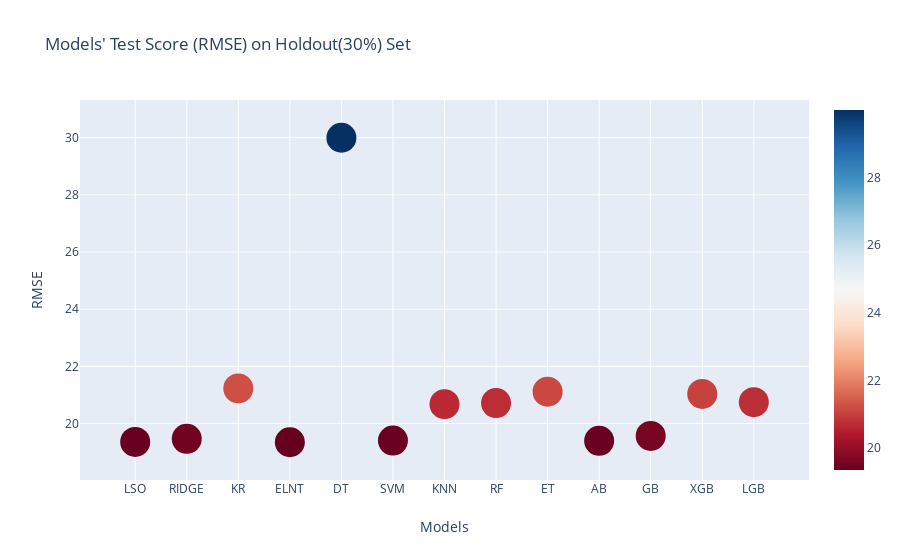

Notebook cell for this chart:
### Code cell
'''Evaluate models on the holdout set(say on 30%).'''
def train_test_split_score(model):
    from sklearn.metrics import mean_squared_error
    from sklearn.model_selection import train_test_split
    #X_train, X_test, Y_train, Y_test = train_test_split(df_train_final, y_train, test_size = 0.3, random_state = seed)
    model.fit(x_train, y_train)
    prediction = model.predict(x_test)
    mse = mean_squared_error(prediction, y_test)
    rmse = np.sqrt(mse)
    return rmse

'''Calculate train_test_split score of differnt models and plot them.'''
models = [lasso, ridge, kr, elnt, dt, svm, knn, rf, et, ab, gb, xgb, lgb]
train_test_split_rmse = []
for model in models:
    train_test_split_rmse.append(train_test_split_score(model))

'''Plot data frame of train test rmse'''
train_test_score = pd.DataFrame(data = train_test_split_rmse, columns = ['Train_Test_RMSE'])
train_test_score.index = ['LSO', 'RIDGE', 'KR', 'ELNT', 'DT', 'SVM', 'KNN', 'RF', 'ET', 'AB', 'GB', 'XGB', 'LGB']
train_test_score = train_test_score.round(5)
x_ = train_test_score.index
y_ = train_test_score['Train_Test_RMSE']
title = "Models' Test Score (RMSE) on Holdout(30%) Set"
scatter_plot(x_, y_, title, 'Models','RMSE', 30, 'RdBu')

### Figure 1 — Plotly figure (JSON) as saved in the notebook; plotly's stock layout.template omitted (floating-point values rounded to 4 significant figures)
{"data": [{"marker": {"color": [19.36, 19.46, 21.23, 19.35, 30.0, 19.4, 20.68, 20.72, 21.12, 19.4, 19.57, 21.04, 20.75], "colorscale": [[0, "rgb(103,0,31)"], [0.1, "rgb(178,24,43)"], [0.2, "rgb(214,96,77)"], [0.3, "rgb(244,165,130)"], [0.4, "rgb(253,219,199)"], [0.5, "rgb(247,247,247)"], [0.6, "rgb(209,229,240)"], [0.7, "rgb(146,197,222)"], [0.8, "rgb(67,147,195)"], [0.9, "rgb(33,102,172)"], [1, "rgb(5,48,97)"]], "showscale": true, "size": 30}, "mode": "markers", "type": "scatter", "x": ["LSO", "RIDGE", "KR", "ELNT", "DT", "SVM", "KNN", "RF", "ET", "AB", "GB", "XGB", "LGB"], "y": [19.36, 19.46, 21.23, 19.35, 30.0, 19.4, 20.68, 20.72, 21.12, 19.4, 19.57, 21.04, 20.75]}], "layout": {"hovermode": "closest", "title": {"text": "Models' Test Score (RMSE) on Holdout(30%) Set"}, "xaxis": {"title": {"text": "Models"}}, "yaxis": {"title": {"text": "RMSE"}}}}
